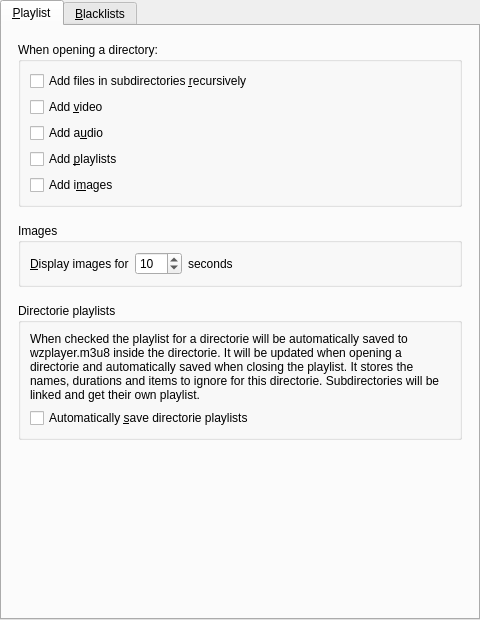
<?xml version="1.0" encoding="UTF-8"?>
<ui version="4.0">
 <class>Gui::Pref::TPlaylistSection</class>
 <widget class="QWidget" name="Gui::Pref::TPlaylistSection">
  <property name="geometry">
   <rect>
    <x>0</x>
    <y>0</y>
    <width>480</width>
    <height>620</height>
   </rect>
  </property>
  <layout class="QVBoxLayout">
   <property name="spacing">
    <number>0</number>
   </property>
   <property name="margin">
    <number>0</number>
   </property>
   <item>
    <widget class="QTabWidget" name="tabWidget">
     <property name="currentIndex">
      <number>0</number>
     </property>
     <widget class="QWidget" name="playlist_tab">
      <attribute name="title">
       <string>&amp;Playlist</string>
      </attribute>
      <layout class="QVBoxLayout">
       <property name="spacing">
        <number>16</number>
       </property>
       <property name="margin">
        <number>16</number>
       </property>
       <item>
        <widget class="QGroupBox" name="directory_group">
         <property name="title">
          <string>When opening a directory:</string>
         </property>
         <property name="flat">
          <bool>true</bool>
         </property>
         <layout class="QVBoxLayout" name="verticalLayout_3">
          <item>
           <widget class="QCheckBox" name="recursive_check">
            <property name="text">
             <string>Add files in subdirectories &amp;recursively</string>
            </property>
           </widget>
          </item>
          <item>
           <widget class="QCheckBox" name="video_check">
            <property name="text">
             <string>Add &amp;video</string>
            </property>
           </widget>
          </item>
          <item>
           <widget class="QCheckBox" name="audio_check">
            <property name="text">
             <string>Add a&amp;udio</string>
            </property>
           </widget>
          </item>
          <item>
           <widget class="QCheckBox" name="playlists_check">
            <property name="text">
             <string>Add &amp;playlists</string>
            </property>
           </widget>
          </item>
          <item>
           <widget class="QCheckBox" name="images_check">
            <property name="text">
             <string>Add i&amp;mages</string>
            </property>
           </widget>
          </item>
         </layout>
        </widget>
       </item>
       <item>
        <widget class="QGroupBox" name="image_group">
         <property name="title">
          <string>Images</string>
         </property>
         <property name="flat">
          <bool>true</bool>
         </property>
         <layout class="QVBoxLayout" name="verticalLayout_8">
          <item>
           <layout class="QHBoxLayout" name="horizontalLayout_7">
            <item>
             <widget class="QLabel" name="image_duration_label">
              <property name="text">
               <string>&amp;Display images for</string>
              </property>
              <property name="buddy">
               <cstring>image_duration_spinbox</cstring>
              </property>
             </widget>
            </item>
            <item>
             <widget class="QSpinBox" name="image_duration_spinbox">
              <property name="minimum">
               <number>2</number>
              </property>
              <property name="maximum">
               <number>999</number>
              </property>
              <property name="value">
               <number>10</number>
              </property>
             </widget>
            </item>
            <item>
             <widget class="QLabel" name="label">
              <property name="text">
               <string>seconds</string>
              </property>
              <property name="buddy">
               <cstring>image_duration_spinbox</cstring>
              </property>
             </widget>
            </item>
            <item>
             <spacer name="horizontalSpacer_4">
              <property name="orientation">
               <enum>Qt::Horizontal</enum>
              </property>
              <property name="sizeHint" stdset="0">
               <size>
                <width>40</width>
                <height>20</height>
               </size>
              </property>
             </spacer>
            </item>
           </layout>
          </item>
         </layout>
        </widget>
       </item>
       <item>
        <widget class="QGroupBox" name="directorie_playlist_group">
         <property name="title">
          <string>Directorie playlists</string>
         </property>
         <property name="flat">
          <bool>true</bool>
         </property>
         <layout class="QVBoxLayout" name="verticalLayout">
          <item>
           <widget class="QLabel" name="label_3">
            <property name="text">
             <string>When checked the playlist for a directorie will be automatically saved to wzplayer.m3u8 inside the directorie. It will be updated when opening a directorie and automatically saved when closing the playlist. It stores the names, durations and items to ignore for this directorie. Subdirectories will be linked and get their own playlist.</string>
            </property>
            <property name="wordWrap">
             <bool>true</bool>
            </property>
            <property name="buddy">
             <cstring>directory_playlist_check</cstring>
            </property>
           </widget>
          </item>
          <item>
           <widget class="QCheckBox" name="directory_playlist_check">
            <property name="text">
             <string>Automatically &amp;save directorie playlists</string>
            </property>
           </widget>
          </item>
         </layout>
        </widget>
       </item>
       <item>
        <spacer name="verticalSpacer">
         <property name="orientation">
          <enum>Qt::Vertical</enum>
         </property>
         <property name="sizeHint" stdset="0">
          <size>
           <width>20</width>
           <height>40</height>
          </size>
         </property>
        </spacer>
       </item>
      </layout>
     </widget>
     <widget class="QWidget" name="blacklist_tab">
      <attribute name="title">
       <string>&amp;Blacklists</string>
      </attribute>
      <layout class="QVBoxLayout">
       <property name="spacing">
        <number>16</number>
       </property>
       <property name="margin">
        <number>16</number>
       </property>
       <item>
        <widget class="QLabel" name="label_2">
         <property name="text">
          <string>Here you can exclude files, directories and titles matching a regular expression. The expressions are case insensitive. Enter one per line.</string>
         </property>
         <property name="wordWrap">
          <bool>true</bool>
         </property>
        </widget>
       </item>
       <item>
        <widget class="QGroupBox" name="name_group">
         <property name="title">
          <string>Name blacklist</string>
         </property>
         <property name="flat">
          <bool>true</bool>
         </property>
         <layout class="QVBoxLayout" name="verticalLayout_2">
          <item>
           <widget class="QLabel" name="name_blacklist_label">
            <property name="text">
             <string>&amp;Don't add files or directories matching the following expressions. They are matched against the full filename including its path.</string>
            </property>
            <property name="wordWrap">
             <bool>true</bool>
            </property>
            <property name="buddy">
             <cstring>name_blacklist_edit</cstring>
            </property>
           </widget>
          </item>
          <item>
           <widget class="QPlainTextEdit" name="name_blacklist_edit">
            <property name="tabChangesFocus">
             <bool>true</bool>
            </property>
            <property name="plainText">
             <string notr="true"/>
            </property>
           </widget>
          </item>
         </layout>
        </widget>
       </item>
       <item>
        <widget class="QGroupBox" name="title_blacklist_group">
         <property name="title">
          <string>Title blacklist</string>
         </property>
         <property name="flat">
          <bool>true</bool>
         </property>
         <layout class="QVBoxLayout" name="verticalLayout_9">
          <item>
           <widget class="QLabel" name="title_blacklist_label">
            <property name="text">
             <string>Drop &amp;titles matching the following expressions: The file name will be used as title instead.</string>
            </property>
            <property name="wordWrap">
             <bool>true</bool>
            </property>
            <property name="buddy">
             <cstring>title_blacklist_edit</cstring>
            </property>
           </widget>
          </item>
          <item>
           <widget class="QPlainTextEdit" name="title_blacklist_edit">
            <property name="tabChangesFocus">
             <bool>true</bool>
            </property>
            <property name="plainText">
             <string notr="true"/>
            </property>
           </widget>
          </item>
         </layout>
        </widget>
       </item>
      </layout>
     </widget>
    </widget>
   </item>
  </layout>
 </widget>
 <tabstops>
  <tabstop>tabWidget</tabstop>
  <tabstop>recursive_check</tabstop>
  <tabstop>video_check</tabstop>
  <tabstop>audio_check</tabstop>
  <tabstop>playlists_check</tabstop>
  <tabstop>images_check</tabstop>
  <tabstop>image_duration_spinbox</tabstop>
  <tabstop>directory_playlist_check</tabstop>
  <tabstop>name_blacklist_edit</tabstop>
  <tabstop>title_blacklist_edit</tabstop>
 </tabstops>
 <resources/>
 <connections/>
</ui>
